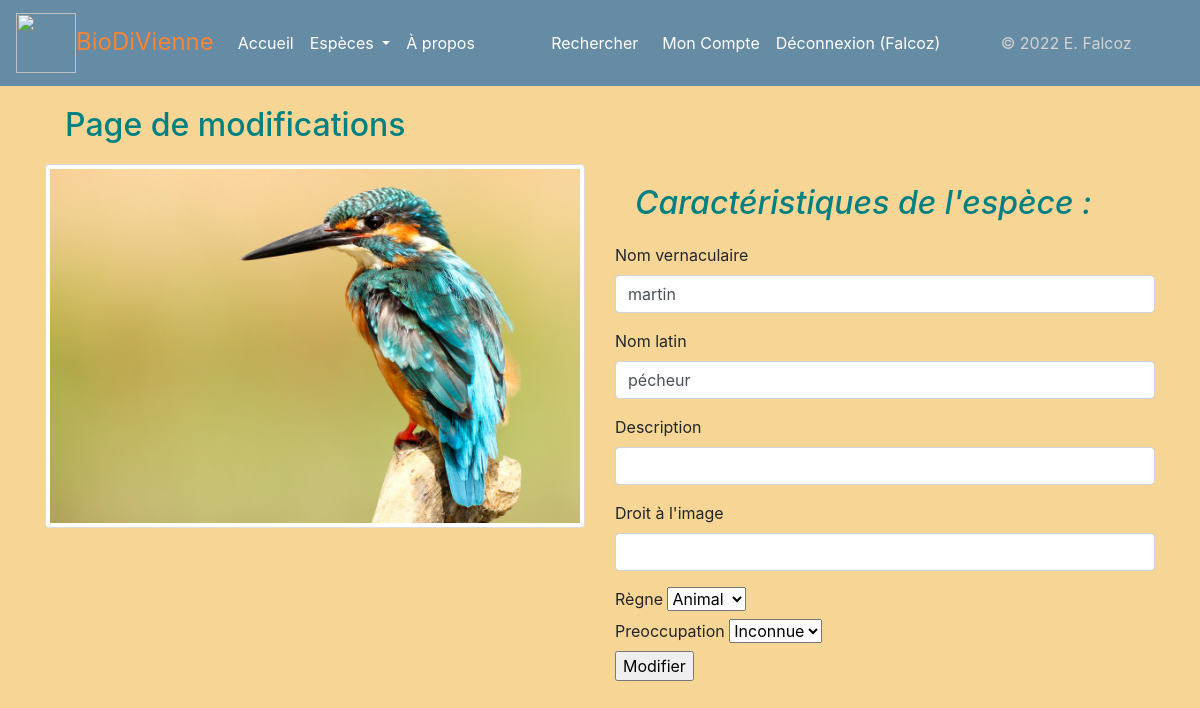
The app's page /modifier/27 (signed in) with its own data.
### app25OK.py (models this page shows, shortened)
class User(UserMixin, db.Model):
    user_id = db.Column(db.Integer, unique=True, nullable=False, primary_key=True, autoincrement=True)
    user_nom = db.Column(db.Text, nullable=False)
    user_login = db.Column(db.String(45), nullable=False, unique=True)
    user_email = db.Column(db.Text, nullable=False)
    user_password = db.Column(db.String(100), nullable=False)
    authorships = db.relationship("Authorship", back_populates="user")

class Espece(db.Model):
    espece_id = db.Column(db.Integer, unique=True, nullable=False, primary_key=True, autoincrement=True)
    espece_fichier = db.Column(db.Text, unique=True, nullable=False)
    espece_regne = db.Column(db.Text)
    espece_nom_vernaculaire = db.Column(db.Text, nullable=False)
    espece_nom_latin = db.Column(db.Text, unique=True, nullable=False)
    espece_description = db.Column(db.Text)
    espece_preoccupation = db.Column(db.Text)
    authorships = db.relationship("Authorship", back_populates="espece")

### app25OK.py (the view)
@app.route("/modifier/<int:espece_id>")
def espece_modif(espece_id):
    unique_espece = Espece.query.get(espece_id)
    return render_template('pages/modifier.html', espece=unique_espece)

### app25OK.py (called while the page is built)
@login.user_loader
def trouver_utilisateur_via_id(identifiant):
    return User.query.get(int(identifiant))

### templates/pages/modifier.html (shortened to what this page needs)
{% extends "conteneur.html" %}
{% block corps %}
<!DOCTYPE html>
<html lang="en">
<head>
</head>
<body>
	<h2>Page de modifications</h2>
	{% if not espece %}
		<div class="alert alert-warning" role="alert">Erreur: espèce non trouvée.</div>
	{% else %}
	<div class="row align-items-start">
		<div class="col">
			<img src="/display/{{espece.espece_fichier}}" class="img-thumbnail img-responsive"/>
		</div>
		<div class="col">
			<h2><i>Caractéristiques de l'espèce :</i></h2>
	<form class="form" method="POST" action="/modifier_post" id="modif_post">
			<div class="mb-3">
                <label class="form-label">Nom vernaculaire</label>
                <input type="text" class="form-control" id="vernaculaire" name="vernaculaire" value="{{espece.espece_nom_vernaculaire}}">
              </div>
			<div class="mb-3">
                <label class="form-label">Nom latin</label>
                <input type="text" class="form-control" id="latin" name="latin" value="{{espece.espece_nom_latin}}">
              </div>
			<div class="mb-3">
                <label class="form-label">Description</label>
                <input type="text" class="form-control" id="description" name="description" value="{{espece.espece_description}}">
              </div>
			<div class="mb-3">
                <label class="form-label">Droit à l'image</label>
                <input type="text" class="form-control" id="droit_image" name="droit_image">
              </div>
			<label for="regne">Règne</label>
      <select name="regne" id="regne">
        <option value="animal">Animal</option>
      </select></br>
			<label for="preoc">Preoccupation</label>
      <select name="preoccupation" id="preoc">
		  <option value="LC">Inconnue</option>
      </select></br>
		<input type="submit" value="Modifier">
	</form>
		</div>
	</div>
{% endif %}
</body>
</html>
{% endblock %}

### templates/conteneur.html (shortened to what this page needs)
<!DOCTYPE html>
<html lang="fr">
<head>
    <head>
    {% include "partials/css.html" %}
        <link rel="stylesheet" href="/static/css/style.css">
</head>
<body>
    <nav class="navbar navbar-expand-lg navbar-light" style="background-color: #668ba4;">
        <a class="navbar-brand" href="{{url_for('accueil')}}" style="color: #f78536; font-size: x-large;"> <img class="d-inline-block" src="{{url_for('static', filename='images/pavot.png')}}" width="60" height="60" class="d-inline-block align-text-top"/>BioDiVienne</a>
        <ul class="navbar-nav mr-auto mt-2 mt-lg-0">
          <li class="nav-item active">
            <a class="nav-link nav-info" style="color: white" href="{{url_for('accueil')}}">Accueil</a>
          </li>
          <li class="nav-item dropdown nav-item">
            <a class="nav-link dropdown-toggle" style="color: white" href="#" id="EspecesDropdown" role="button" data-toggle="dropdown" aria-haspopup="true" aria-expanded="false">
              Espèces
            </a>
          </li>
            <li class="nav-item">
            <a class="nav-link " style="color: white;" href="{{url_for('page_apropos')}}">À propos</a>
          </li>
        </ul>
        <form class="form-inline my-2 my-lg-0" action="{{url_for('recherche')}}" method="GET">
            <a class="nav-link" style="color: white" src="{{url_for('recherche')}}" href="{{url_for('recherche')}}">Rechercher</a>
        </form>
        <ul class="navbar-nav mr-auto">
                {% if not current_user.is_authenticated %}
                  <li class="nav-item">
                    <a class="nav-link" style="color: white" href="{{url_for("inscription")}}">Inscription</a>
                  </li>
                  <li class="nav-item">
                    <a class="nav-link" style="color: white" href="{{url_for("connexion")}}">Connexion</a>
                  </li>
                {% else %}
                <li class="nav-item">
                <a class="nav-link" style="color: white" href="{{url_for("mon_compte")}}">Mon Compte</a>
                </li>
                  <li class="nav-item">
                    <a class="nav-link" style="color: white" href="{{url_for("deconnexion")}}">Déconnexion ({{current_user.user_nom}})</a>
                  </li>
                {% endif %}
        </ul>
        <ul class="navbar-nav mr-auto">
            <li class="nav-item" style="color: lightgray">&copy; 2022 E. Falcoz</li>
        </ul>
    </nav>
    <div class="container">
    {% block corps %}{% endblock %}
    </div>
</body>
</html>

### static/css/style.css (style rules this page uses)
.container { background-image: none; }

### templates/pages/modifier.html (style rules this page uses)
body { background-color: #f7d695; }
h2 { color: teal; margin: 20px; }

### records on screen
User: user_nom "Falcoz"
Espece: espece_fichier (picture), vernaculaire "martin", latin "pécheur"
